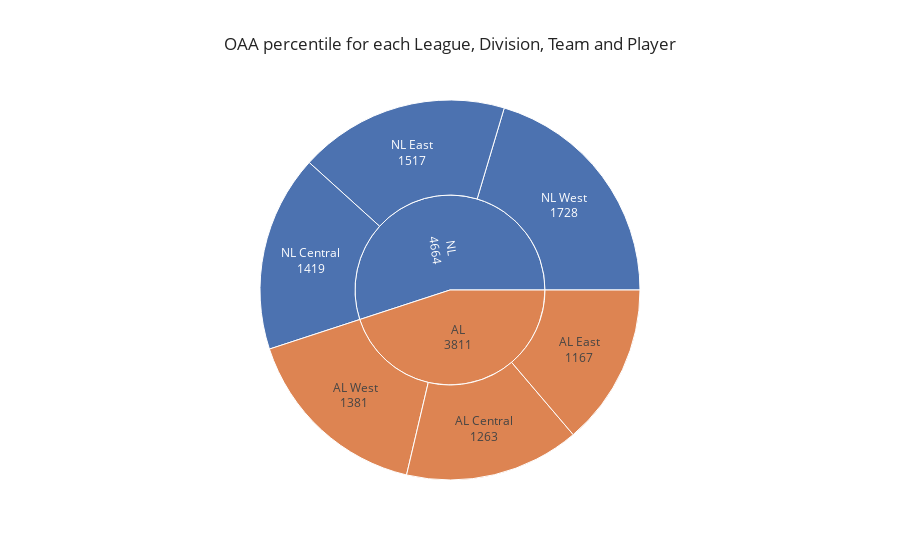

This figure's notebook cell:
### Markdown cell above
#### OAA percentile

### Code cell
fig = px.sunburst(
    data_frame=one_team,
    path=["League", "Division", "Team", "Name"],
    values="OAA_percentile",
    maxdepth=2,
    hover_name="League",
    hover_data={"Team":False, "OAA":True},
    template="seaborn",
    title="OAA percentile for each League, Division, Team and Player"
)
fig.update_traces(textinfo='label+value')

### Figure 1 — Plotly figure (JSON) as saved in the notebook; plotly's stock layout.template omitted (floating-point values rounded to 4 significant figures; data arrays with more than 128 entries replaced by an {"elided": "..."} marker saying what was removed)
{"data": [{"branchvalues": "total", "customdata": {"elided": "245x2 mixed values"}, "domain": {"x": [0, 1], "y": [0, 1]}, "hovertemplate": "<b>%{hovertext}</b><br><br>labels=%{label}<br>OAA_percentile=%{value}<br>parent=%{parent}<br>id=%{id}<br>OAA=%{customdata[1]}<extra></extra>", "hovertext": {"elided": "245 str values"}, "ids": {"elided": "245 str values"}, "labels": {"elided": "245 str values"}, "maxdepth": 2, "name": "", "parents": {"elided": "245 str values"}, "textinfo": "label+value", "type": "sunburst", "values": {"elided": "245 int values"}}], "layout": {"legend": {"tracegroupgap": 0}, "title": {"text": "OAA percentile for each League, Division, Team and Player"}}}
